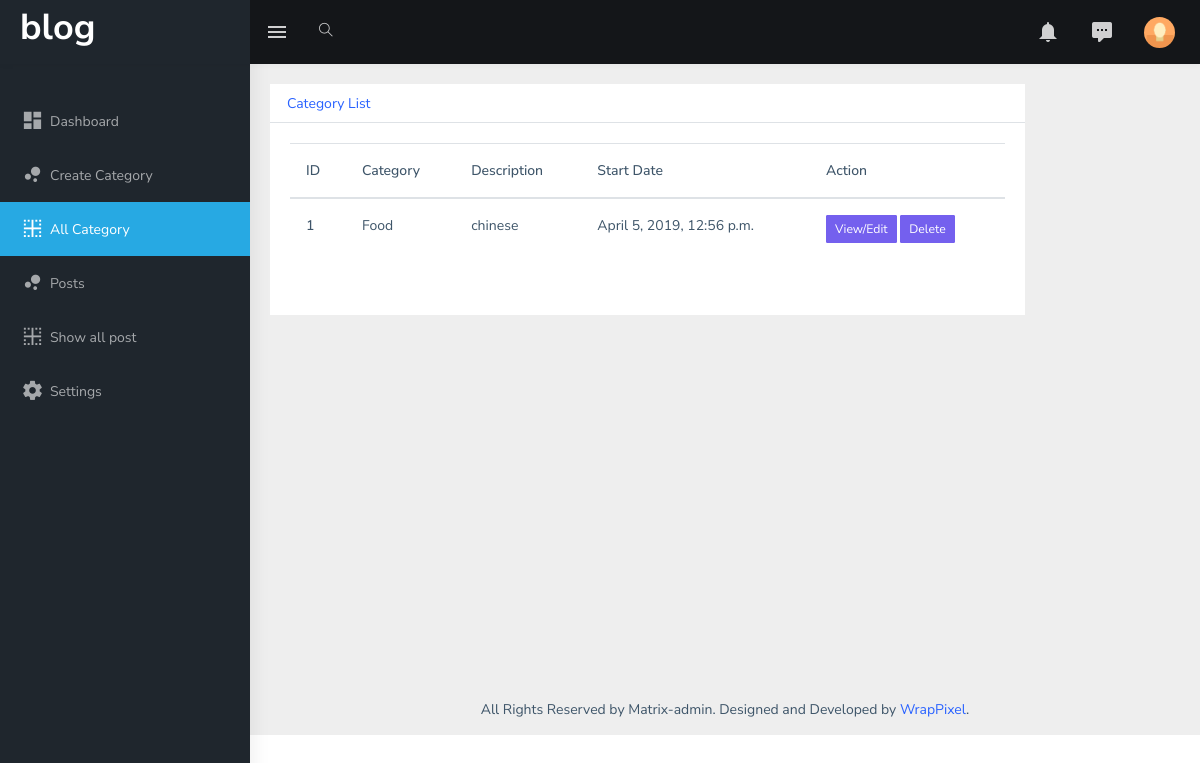
The app's page /dashboard/allcategory (signed in) with its own data.
### dashboard/models.py (models this page shows, shortened)
class Category(models.Model):
    category_name=models.CharField(max_length=50,unique=True)
    category_description=models.TextField()
    category_status=models.CharField(max_length=20)
    created_at=models.DateTimeField(auto_now_add=True)
    updated_at=models.DateTimeField(auto_now=True)

### dashboard/views.py (the view)
# urls.py: path("allcategory",views.allcategory,name="allcategory"),
@login_required
def allcategory(request):
    all_category=Category.objects.all()
    return render(request,"dashboard/allcategory.html",{'all_category':all_category})

### dashboard/templates/dashboard/allcategory.html (shortened to what this page needs)
{% extends 'dashboard/index.html'%}
{% block main_content %}
{% load static %}
            <div class="container-fluid">
                    <div class="row">
                            <div class="col-md-10">
                <div class="card">
                        <ul class="nav nav-tabs" role="tablist">
                            <li class="nav-item"> <a class="nav-link" data-toggle="tab" href="#profile" role="tab"> <span class="hidden-xs-down">Category List</span></a> </li>
                        </ul>
                        <div class="tab-content tabcontent-border">
                            <div class="tab-pane active" id="home" role="tabpanel">
                                <div class="p-20">
                                        <div class="card">
                                                <table class="table">
                                                      <thead>
                                                        <tr>
                                                          <th scope="col">ID</th>
                                                          <th scope="col">Category</th>
                                                          <th scope="col">Description</th>
                                                          <th scope="col">Start Date</th>
                                                          <th scope="col">Action</th>
                                                        </tr>
                                                      </thead>
                                                      <tbody>
                                                          {% for i in all_category %}
                                                        <tr>
                                                          <th scope="row">{{forloop.counter}}</th>
                                                          <td>{{i.category_name}}</td>
                                                          <td>{{i.category_description|slice:'10'}}</td>
                                                          <td>{{i.created_at}}</td>
                                                          <td>
                                                              <a href="{% url 'updatepost' i.pk %}">
                                                            <button type="button" class="btn btn-primary btn-sm">View/Edit</button>
                                                          </a>
                                                          <a href="{% url 'postdelete' i.pk %}">
                                                            <button type="button" class="btn btn-primary btn-sm">Delete</button>
                                                          </a>
                                                          </td>
                                                        </tr>
                                                        {% endfor%}
                                                      </tbody>
                                                </table>
                                            </div>
                                         </div>
                                     </div>
                                 </div>
                             </div>
                         </div>
                    </div>
            </div>
        {% endblock main_content %}

### records on screen
Category: category_name "Food", category_description "chinese", created_at "April 5, 2019, 12:56 p.m."
